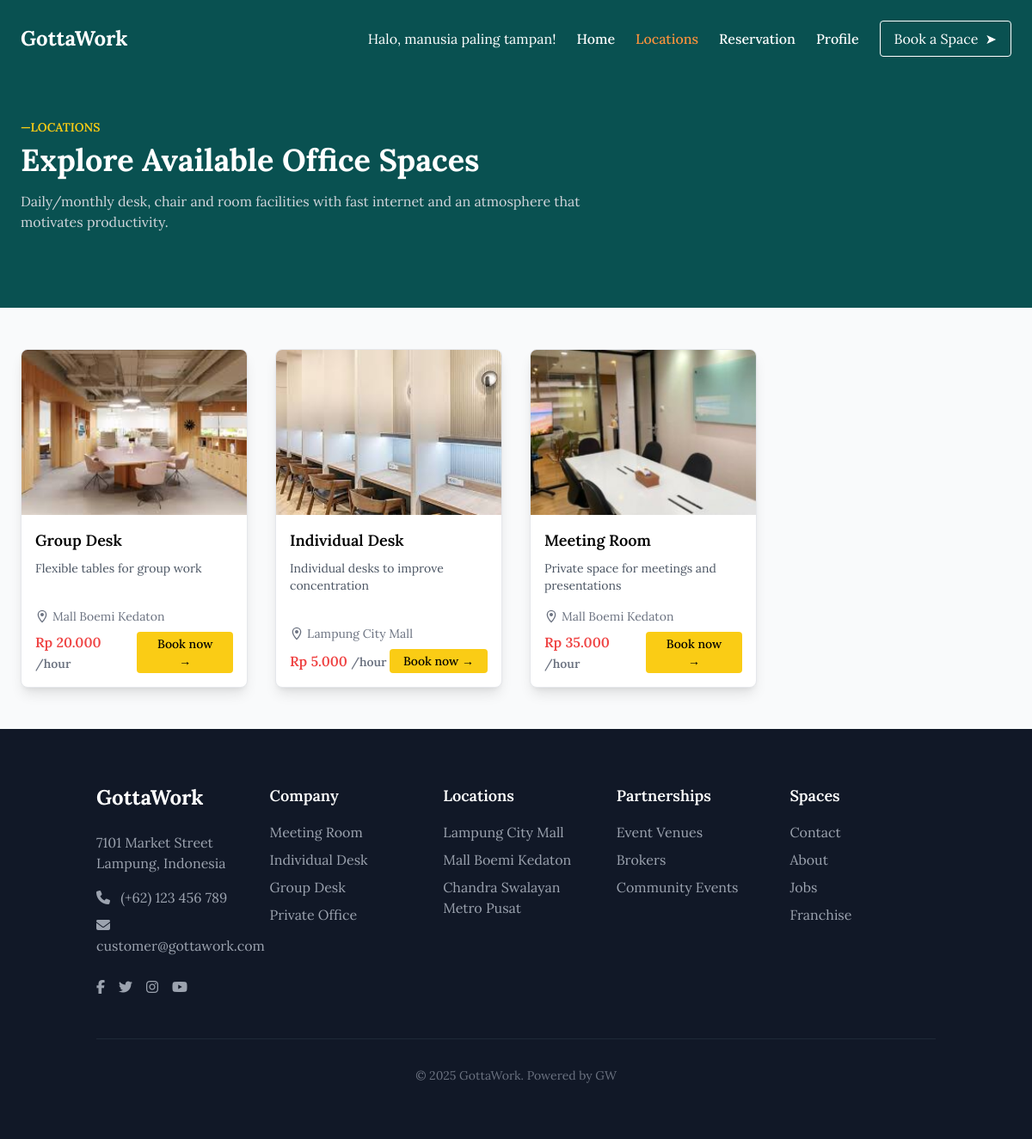
Page /customer/ketersediaanws.php?error=invalid_id (signed in) on the committed database.
### tables this page shows
CREATE TABLE `workspaces` (
  `id` int NOT NULL,
  `name` varchar(100) DEFAULT NULL,
  `description` text,
  `location` varchar(100) DEFAULT NULL,
  `tipe` varchar(50) DEFAULT NULL,
  `kapasitas` int DEFAULT NULL,
  `fasilitas` json DEFAULT NULL,
  `price` int DEFAULT NULL,
  `duration_unit` varchar(10) DEFAULT NULL,
  `image_path` varchar(255) DEFAULT NULL,
  `status` varchar(20) NOT NULL DEFAULT 'Aktif'
);

### customer/ketersediaanws.php (the view, shortened to what this page needs)
<?php
require_once '../db.php';
try {
    $sql = "SELECT id, name, tipe, location, description, price, duration_unit, image_path
            FROM workspaces
            WHERE status = 'Aktif'
            ORDER BY id DESC";
    $stmt = $conn->prepare($sql);
    $stmt->execute();
    $workspaces = $stmt->fetchAll(PDO::FETCH_ASSOC);
} catch (PDOException $e) {
    $workspaces = [];
    $error_message = "Gagal memuat data workspace: " . $e->getMessage();
}
?>
<!DOCTYPE html>
<html lang="en">
<head>
  <script src="https://cdn.tailwindcss.com"></script>
</head>
<body class="flex flex-col min-h-screen bg-gray-50">
  <div class="flex-grow">
    <?php
      require_once '../includes/header_customer.php';
    ?>
    <div class="bg-custom-gray text-white">
      <section class="max-w-7xl mx-auto px-6 py-12">
        <h4 class="text-yellow-400 font-semibold uppercase text-sm mb-2">—Locations</h4>
        <h2 class="text-4xl font-bold mb-4">Explore Available Office Spaces</h2>
        <p class="text-gray-300 mb-10 max-w-2xl">Daily/monthly desk, chair and room facilities with fast internet and an atmosphere that motivates productivity.</p>
      </section>
    </div>
    <main class="max-w-7xl mx-auto px-6 py-12">
        <?php if (isset($error_message)): ?>
            <p class="text-red-500 text-center"><?php echo htmlspecialchars($error_message); ?></p>
        <?php elseif (empty($workspaces)): ?>
            <p class="text-gray-500 text-center text-lg">Saat ini belum ada workspace yang tersedia untuk dipesan.</p>
        <?php else: ?>
        <div class="grid gap-8 md:grid-cols-2 lg:grid-cols-4">
          <?php foreach ($workspaces as $row): ?>
            <div class="bg-white border rounded-lg shadow-lg overflow-hidden flex flex-col">
              <img src="../<?= htmlspecialchars($row['image_path']) ?>" class="w-full h-48 object-cover" alt="<?= htmlspecialchars($row['name']) ?>" />
              <div class="p-4 space-y-2 flex flex-col flex-grow">
                <h3 class="font-semibold text-lg"><?= htmlspecialchars($row['name']) ?></h3>
                <p class="text-sm text-gray-600 flex-grow"><?= htmlspecialchars($row['description']) ?></p>
                <div class="flex items-center text-sm text-gray-500 pt-2">
                  <svg class="w-4 h-4 mr-1" fill="none" stroke="currentColor" viewBox="0 0 24 24"><path d="M12 2C8.13401 2 5 5.13401 5 9c0 5.25 7 13 7 13s7-7.75 7-13c0-3.86599-3.13401-7-7-7z" stroke-width="2" stroke-linecap="round" stroke-linejoin="round"/><circle cx="12" cy="9" r="2.5" fill="currentColor" /></svg>
                  <?= htmlspecialchars($row['location']) ?>
                </div>
                <div class="flex justify-between items-center mt-2">
                  <span class="text-red-500 font-semibold">
                    Rp <?= number_format($row['price'], 0, ',', '.') ?>
                    <span class="text-sm text-gray-500">/<?= $row['duration_unit'] ?></span>
                  </span>
                  <a href="bookingdate.php?id=<?= $row['id'] ?>" class="bg-yellow-400 hover:bg-yellow-500 text-black px-4 py-1 rounded text-sm font-medium inline-block text-center">Book now →</a>
                </div>
              </div>
            </div>
          <?php endforeach; ?>
        </div>
        <?php endif; ?>
    </main>
  </div>
  <?php
    require_once '../includes/footer.php';
  ?>
</body>
</html>

### customer/ketersediaanws.php (style rules this page uses)
body { font-family: 'Lora', serif; }
.bg-custom-gray { background-color: #095151; }

### rows in the picture
workspaces: image_path (picture), name "Group Desk", description "Flexible tables for group work", location "Mall Boemi Kedaton", price "20.000", duration_unit "hour"
workspaces: image_path (picture), name "Individual Desk", description "Individual desks to improve concentration", location "Lampung City Mall", price "5.000", duration_unit "hour"
workspaces: image_path (picture), name "Meeting Room", description "Private space for meetings and presentations", location "Mall Boemi Kedaton", price "35.000", duration_unit "hour"

### other values in the picture
$_SESSION['name'] "manusia paling tampan"
